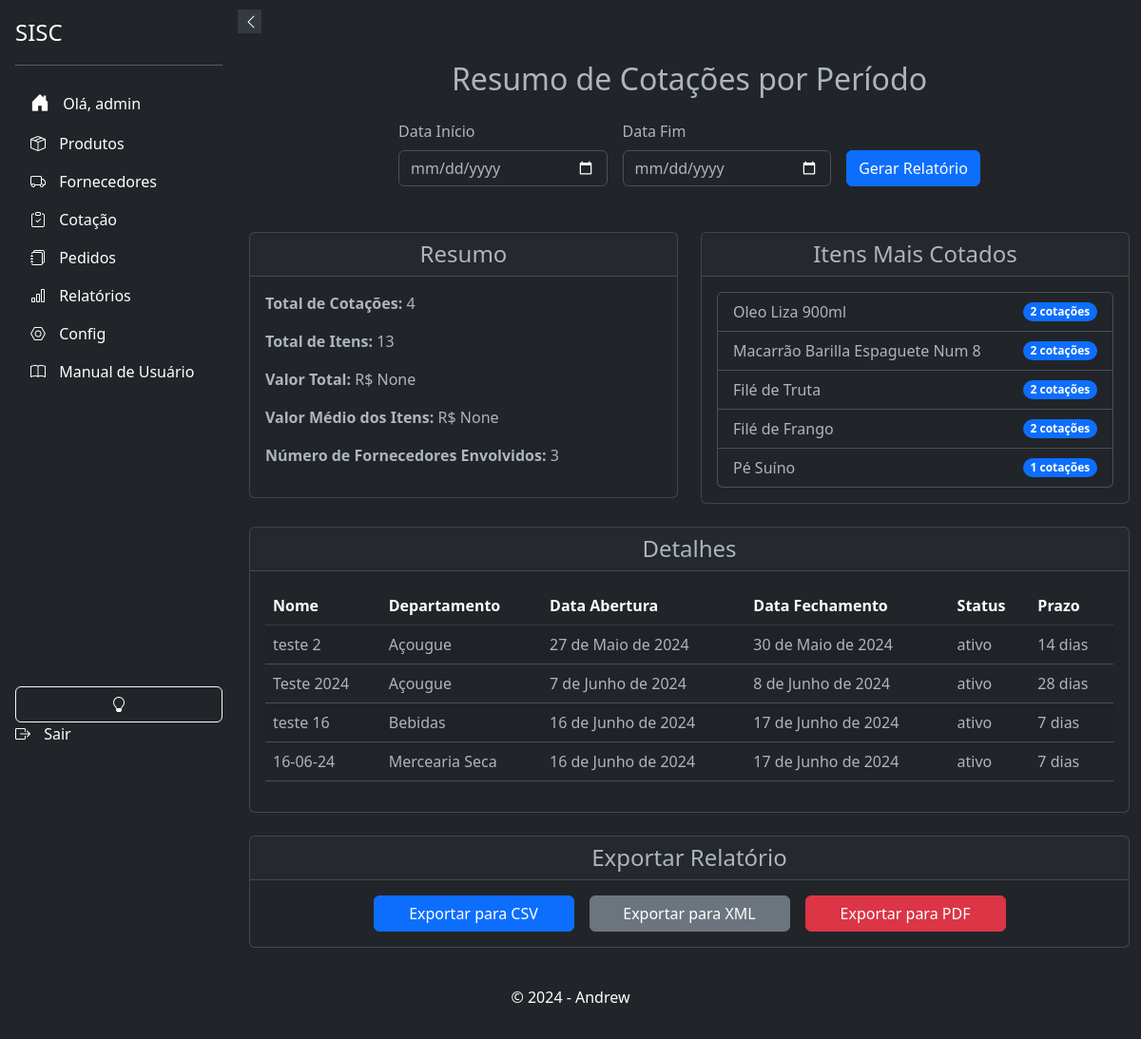
The app's page /relatorios/resumo-cotacoes/ (signed in) with its own data.
### products/models.py (models this page shows, shortened)
class Product(models.Model):
    UNIDADE_CHOICES = (
        ('mm', 'Milímetro'),
        ('cm', 'Centímetro'),
        ('m', 'Metro'),
    )
    UNIDADE_DE_MEDIDA_CHOICES = [
        ('Kg', 'Quilo'),
        ('Dp', 'Display'),
        ('Un', 'Unidade'),
        ('Cx', 'Caixa'),
        ('Fd', 'Fardo'),
        ('Pct', 'Pacote'),
        ('Sch', 'Sache'),
        ('Tp', 'Take Profit'),
    ]
    id = models.AutoField(primary_key=True)
    ean = models.CharField(max_length=13, unique=True, blank=True, null=True)
    sku = models.CharField("SKU", max_length=255, unique=True, blank=True, null=True)
    name = models.CharField(max_length=255)
    brand = models.ForeignKey(Brand, on_delete=models.PROTECT, related_name='products', blank=True, null=True)
    product_line = models.ForeignKey(ProductLine, on_delete=models.PROTECT, related_name='products', blank=True, null=True)
    department = models.ForeignKey(Departamento, on_delete=models.PROTECT, related_name='products', blank=True, null=True)
    category = models.ForeignKey(Category, on_delete=models.PROTECT, related_name='products', blank=True, null=True)
    subcategory = models.ForeignKey(Subcategory, on_delete=models.PROTECT, related_name='products', blank=True, null=True)
    status = models.BooleanField(default=True)
    photo = models.ImageField(upload_to='products/', blank=True, null=True)
    notas = models.TextField("Notas", blank=True, null=True)
    descricao = models.TextField(_("Descrição"), max_length=50, blank=True)
    preco_de_custo = models.DecimalField(_("Preço de Custo"), max_digits=10, decimal_places=3, blank=True, null=True)
    altura_embalagem = models.DecimalField(max_digits=10, decimal_places=3, blank=True, null=True, verbose_name='Altura da Embalagem')
    largura_embalagem = models.DecimalField(max_digits=10, decimal_places=3, blank=True, null=True, verbose_name='Largura da Embalagem')
    comprimento_embalagem = models.DecimalField(max_digits=10, decimal_places=3, blank=True, null=True, verbose_name='Comprimento da Embalagem')
    espessura_embalagem = models.DecimalField(max_digits=10, decimal_places=3, blank=True, null=True, verbose_name='Espessura da Embalagem')
    raio_embalagem = models.DecimalField(max_digits=10, decimal_places=3, blank=True, null=True, verbose_name='Raio da Embalagem')
    unidade_altura = models.CharField(max_length=2, choices=UNIDADE_CHOICES, blank=True, null=True, verbose_name='Unidade de Medida Altura')
    unidade_largura = models.CharField(max_length=2, choices=UNIDADE_CHOICES, blank=True, null=True, verbose_name='Unidade de Medida Largura')
    unidade_comprimento = models.CharField(max_length=2, choices=UNIDADE_CHOICES, blank=True, null=True, verbose_name='Unidade de Medida Comprimento')
    unidade_espessura = models.CharField(max_length=2, choices=UNIDADE_CHOICES, blank=True, null=True, verbose_name='Unidade de Medida Espessura')
    unidade_raio = models.CharField(max_length=2, choices=UNIDADE_CHOICES, blank=True, null=True, verbose_name='Unidade de Medida Raio')
    unidade_de_medida = models.CharField(_("Unidade de Medida"), max_length=50, blank=True, null=True, choices=UNIDADE_DE_MEDIDA_CHOICES)
    quantidade_por_volume = models.PositiveIntegerField(blank=True, null=True, verbose_name='Quantidade por Volume')
    data_de_validade = models.DateField(_("Data de Validade"), blank=True, null=True)
    history = HistoricalRecords()

class Departamento(models.Model):
    nome = models.CharField(max_length=100, unique=True)
    class Meta:
        verbose_name = _('Departamento')
        verbose_name_plural = _('Departamentos')
        ordering = ['nome']

### cotacao/models.py (models this page shows, shortened)
class Cotacao(models.Model):
    uuid = models.UUIDField(default=uuid.uuid4, editable=False, unique=True)
    nome = models.CharField(max_length=200)
    departamento = models.ForeignKey(Departamento, on_delete=models.SET_NULL, null=True )
    usuario_criador = models.ForeignKey(settings.AUTH_USER_MODEL, on_delete=models.CASCADE, related_name='cotacoes_criadas', null=True, )
    data_abertura = models.DateField()
    data_fechamento = models.DateField()
    status = models.CharField(max_length=10, default='ativo', choices=[('ativo', 'Aberto'), ('inativo', 'Fechado')])
    prazo = models.IntegerField(
                                    choices=[(0, 'à vista'), (7, '7 dias'), (14, '14 dias'), (21, '21 dias'), (28, '28 dias')],
                                    default=21,
                                    help_text='Prazo para os produtos'
                                    )
    class Meta:
        verbose_name = _('Cotação')
        verbose_name_plural = _('Cotações')
        ordering = ['data_abertura']
        indexes = [
            models.Index(fields=['departamento']),
            models.Index(fields=['status']),
            models.Index(fields=['data_abertura']),
        ]

### relatorios/views.py (the view, shortened to what this page needs)
# urls.py: path('resumo-cotacoes/', ResumoCotacoesView.as_view(), name='resumo_cotacoes'),
@method_decorator(login_required(login_url=''), name='dispatch')
class ResumoCotacoesView(TemplateView):
    template_name = 'relatorios/resumo_cotacoes.html'
    def get(self, request):
        data_inicio = request.GET.get('data_inicio')
        data_fim = request.GET.get('data_fim')
        if data_inicio and data_fim:
            cotacoes = Cotacao.objects.filter(data_abertura__gte=data_inicio, data_fechamento__lte=data_fim)
        else:
            cotacoes = Cotacao.objects.all()
        total_cotacoes = cotacoes.count()
        total_itens = ItemCotacao.objects.filter(cotacao__in=cotacoes).count()
        valor_total = ItemCotacao.objects.filter(cotacao__in=cotacoes).aggregate(Sum('produto__preco_de_custo'))['produto__preco_de_custo__sum']
        valor_medio_itens = ItemCotacao.objects.filter(cotacao__in=cotacoes).aggregate(Avg('produto__preco_de_custo'))['produto__preco_de_custo__avg']
        numero_fornecedores = cotacoes.values('departamento').distinct().count()
        itens_mais_cotados = ItemCotacao.objects.filter(cotacao__in=cotacoes).values('produto__name').annotate(total=Count('produto')).order_by('-total')[:5]
        context = {
            'cotacoes': cotacoes,
            'total_cotacoes': total_cotacoes,
            'total_itens': total_itens,
            'valor_total': valor_total,
            'valor_medio_itens': valor_medio_itens,
            'numero_fornecedores': numero_fornecedores,
            'itens_mais_cotados': itens_mais_cotados,
        }
        return render(request, self.template_name, context)

### relatorios/templates/relatorios/resumo_cotacoes.html (shortened to what this page needs)
{% extends 'base.html' %}
{% block content %}
<div class="container my-4">
    <h2 class="text-center mb-4">Resumo de Cotações por Período</h2>
    <form method="get" class="row g-3 justify-content-center">
        <div class="col-md-3">
            <label for="data_inicio" class="form-label">Data Início</label>
            <input type="date" id="data_inicio" name="data_inicio" class="form-control" required>
        </div>
        <div class="col-md-3">
            <label for="data_fim" class="form-label">Data Fim</label>
            <input type="date" id="data_fim" name="data_fim" class="form-control" required>
        </div>
        <div class="col-md-2 d-flex align-items-end">
            <button type="submit" class="btn btn-primary w-100">Gerar Relatório</button>
        </div>
    </form>
    <div class="row mt-5">
        <div class="col-md-6">
            <div class="card mb-4">
                <div class="card-header text-center">
                    <h4 class="mb-0">Resumo</h4>
                </div>
                <div class="card-body">
                    <p><strong>Total de Cotações:</strong> {{ total_cotacoes }}</p>
                    <p><strong>Total de Itens:</strong> {{ total_itens }}</p>
                    <p><strong>Valor Total:</strong> R$ {{ valor_total }}</p>
                    <p><strong>Valor Médio dos Itens:</strong> R$ {{ valor_medio_itens }}</p>
                    <p><strong>Número de Fornecedores Envolvidos:</strong> {{ numero_fornecedores }}</p>
                </div>
            </div>
        </div>
        <div class="col-md-6">
            <div class="card mb-4">
                <div class="card-header text-center">
                    <h4 class="mb-0">Itens Mais Cotados</h4>
                </div>
                <div class="card-body">
                    <ul class="list-group">
                        {% for item in itens_mais_cotados %}
                        <li class="list-group-item d-flex justify-content-between align-items-center">
                            {{ item.produto__name }}
                            <span class="badge bg-primary rounded-pill">{{ item.total }} cotações</span>
                        </li>
                        {% endfor %}
                    </ul>
                </div>
            </div>
        </div>
        <div class="col-md-12">
            <div class="card mb-4">
                <div class="card-header text-center">
                    <h4 class="mb-0">Detalhes</h4>
                </div>
                <div class="card-body">
                    <table class="table table-striped">
                        <thead class="table-dark">
                            <tr>
                                <th>Nome</th>
                                <th>Departamento</th>
                                <th>Data Abertura</th>
                                <th>Data Fechamento</th>
                                <th>Status</th>
                                <th>Prazo</th>
                            </tr>
                        </thead>
                        <tbody>
                            {% for cotacao in cotacoes %}
                            <tr>
                                <td>{{ cotacao.nome }}</td>
                                <td>{{ cotacao.departamento.nome }}</td>
                                <td>{{ cotacao.data_abertura }}</td>
                                <td>{{ cotacao.data_fechamento }}</td>
                                <td>{{ cotacao.status }}</td>
                                <td>{{ cotacao.prazo }} dias</td>
                            </tr>
                            {% endfor %}
                        </tbody>
                    </table>
                </div>
            </div>
        </div>
        <div class="col-md-12">
            <div class="card">
                <div class="card-header text-center">
                    <h4 class="mb-0">Exportar Relatório</h4>
                </div>
                <div class="card-body">
                    <form method="post" class="row g-3 justify-content-center">
                        <div class="col-md-3">
                            <button type="submit" name="formato" value="csv" class="btn btn-primary w-100">Exportar para CSV</button>
                        </div>
                        <div class="col-md-3">
                            <button type="submit" name="formato" value="xml" class="btn btn-secondary w-100">Exportar para XML</button>
                        </div>
                        <div class="col-md-3">
                            <button type="submit" name="formato" value="pdf" class="btn btn-danger w-100">Exportar para PDF</button>
                        </div>
                    </form>
                </div>
            </div>
        </div>
    </div>
</div>
{% endblock %}

### app/templates/components/_sidebar.html (shortened to what this page needs)
<!DOCTYPE html>
<html>
<head>
    <link href="https://cdn.jsdelivr.net/npm/bootstrap@5.3.0-alpha3/dist/css/bootstrap.min.css" rel="stylesheet">
    <link rel="stylesheet" href="https://cdn.jsdelivr.net/npm/bootstrap-icons@1.10.5/font/bootstrap-icons.css">
</head>
<body>
    <div class="sidebar d-flex flex-column flex-shrink-0 p-3 text-white bg-dark" id="sidebar">
        <button class="sidebar-toggle" onclick="toggleSidebar()">
            <i id="sidebar-toggle-icon" class="bi bi-chevron-left"></i>
        </button>
        <a href="#" class="d-flex align-items-center mb-3 mb-md-0 me-md-auto text-white text-decoration-none">
            <span class="fs-4">SISC</span>
        </a>
        <hr>
        {% if user.is_authenticated %}
            <ul class="nav nav-pills flex-column mb-auto">
                <li class="nav-item">
                    <a href="{% url 'accounts:home' %}" class="nav-link text-white" aria-current="page">
                        <i class="bi bi-house-door-fill fs-5"></i>
                        <span>Olá, {{ user.username }}</span>
                    </a>
                </li>
                <li>
                    <a href="{% url 'products:products_list' %}" class="nav-link text-white">
                        <i class="bi bi-box-seam"></i>
                        <span>Produtos</span>
                    </a>
                </li>
                <li>
                    <a href="{% url 'suppliers:supplier_list' %}" class="nav-link text-white">
                        <i class="bi bi-truck "></i>
                        <span>Fornecedores</span>
                    </a>
                </li>
                <li>
                    <a href="{% url 'cotacao:cotacao_list' %}" class="nav-link text-white">
                        <i class="bi bi-clipboard-check"></i>
                        <span>Cotação</span>
                    </a>
                </li>
                <li>
                    <a href="{% url 'respostas:listar_pedidos' %}" class="nav-link text-white">
                        <i class="bi bi-journals"></i>
                        <span>Pedidos</span>
                    </a>
                </li>
                <li>
                    <a href="{% url 'relatorios:gerar_relatorios' %}" class="nav-link text-white">
                        <i class="bi bi-bar-chart"></i>
                        <span>Relatórios</span>
                    </a>
                </li>
                <li>
                    <a href="{% url 'admin:index' %}" class="nav-link text-white">
                        <i class="bi bi-nut"></i>
                        <span>Config</span>
                    </a>
                </li>
                <li>
                    <a href="{% url 'relatorios:manual_usuario' %}" class="nav-link text-white">
                        <i class="bi bi-book"></i>
                        <span>Manual de Usuário</span>
                    </a>
                </li>
            <br>
            </ul>
            <button class="btn btn-outline-light" onclick="toggleTheme()">
                <i id="theme-toggle-icon" class="bi bi-lightbulb-fill"></i>
            </button>
            <a href="{% url 'accounts:logout' %}" class="nav-link text-white">
                <i class="bi bi-box-arrow-right"></i>
                <span>Sair</span>
            </a>
        {% else %}
            <a href="{% url 'accounts:login' %}" class="nav-link text-white">
                <i class="bi bi-box-arrow-in-right"></i>
                <span>Login</span>
            </a>
        {% endif %}
    </div>
</body>
</html>

### app/templates/base.html (style rules this page uses)
body, html { height: 100%; margin: 0; display: flex; flex-direction: column; }

### app/templates/components/_sidebar.html (style rules this page uses)
.sidebar { width: 250px; height: 100vh; position: fixed; top: 0; left: 0; background-color: #343a40; transition: all 0.3s; z-index: 1000; }
.sidebar .nav-link { white-space: nowrap; overflow: hidden; text-overflow: ellipsis; }
.sidebar .nav-link i { margin-right: 10px; }
.sidebar-toggle { position: absolute; top: 10px; right: -25px; width: 25px; height: 25px; background-color: #343a40; border: none; color: white; cursor: pointer; z-index: 1100; }

### records on screen
Product: produto__name "Oleo Liza 900ml", total "2"
Product: produto__name "Macarrão Barilla Espaguete Num 8", total "2"
Product: produto__name "Filé de Truta", total "2"
Product: produto__name "Filé de Frango", total "2"
Product: produto__name "Pé Suíno", total "1"
Cotacao: nome "teste 2", departamento.nome "Açougue", data_abertura "27 de Maio de 2024", data_fechamento "30 de Maio de 2024", status "ativo", prazo "14"
Cotacao: nome "Teste 2024", departamento.nome "Açougue", data_abertura "7 de Junho de 2024", data_fechamento "8 de Junho de 2024", status "ativo", prazo "28"
Cotacao: nome "teste 16", departamento.nome "Bebidas", data_abertura "16 de Junho de 2024", data_fechamento "17 de Junho de 2024", status "ativo", prazo "7"
Cotacao: nome "16-06-24", departamento.nome "Mercearia Seca", data_abertura "16 de Junho de 2024", data_fechamento "17 de Junho de 2024", status "ativo", prazo "7"

### other values on screen
{{ user.username }} "admin"
{{ total_cotacoes }} "4"
{{ total_itens }} "13"
{{ valor_total }} "None"
{{ valor_medio_itens }} "None"
{{ numero_fornecedores }} "3"
